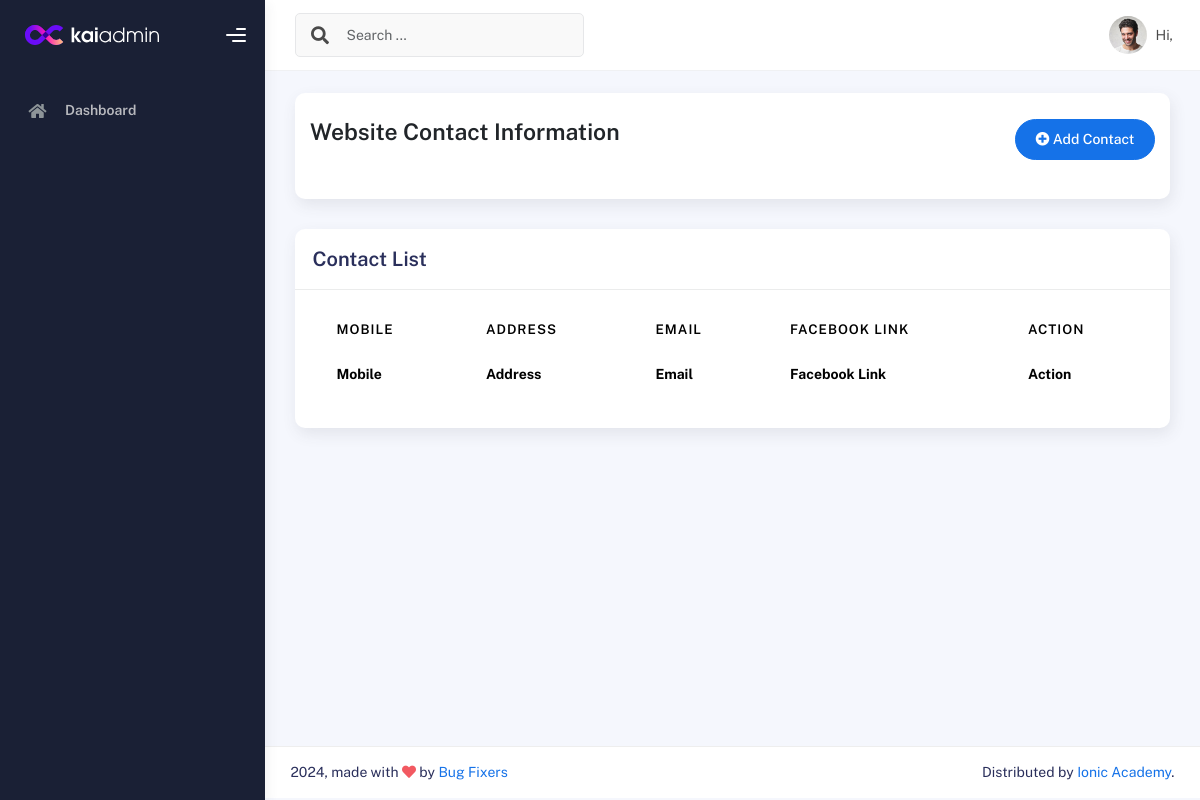
The page /contactlist/ on the database as committed earlier.
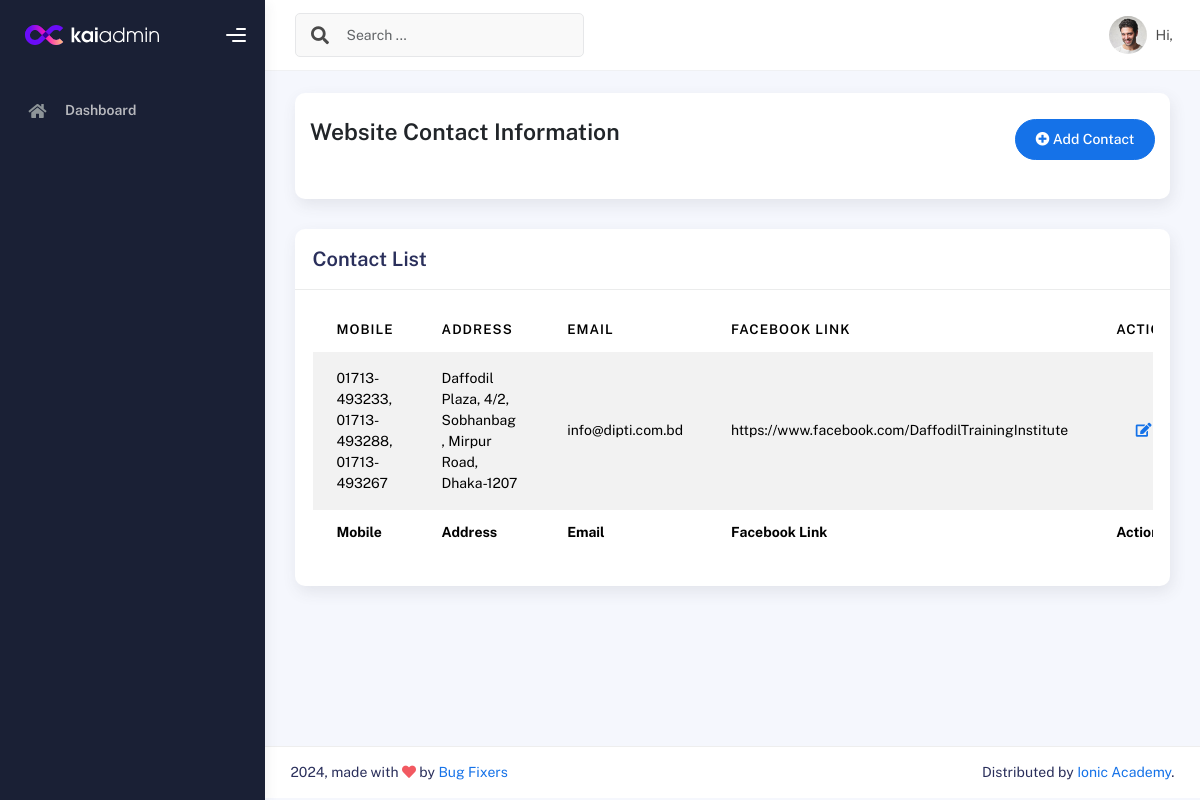
The same page on the database as committed later.
### IMSapp/models.py (models this page shows, shortened)
class WebsiteContactModel(models.Model):
    Imsuser = models.CharField(max_length=50,null=True)
    Mobile = models.CharField(max_length=50,null=True)
    Address = models.CharField(max_length=100,null=True)
    Email = models.CharField(max_length=100,null=True)
    MapLink = models.TextField(null=True)
    GithubLink =models.CharField(max_length=150,null=True)
    FacebookLink =models.CharField(max_length=150,null=True)
    YoutubeLink =models.CharField(max_length=150,null=True)
    TwitterLink =models.CharField(max_length=150,null=True)

### IMSapp/contactviews.py (the view)
# urls.py: path('contactlist/',contactlist,name="contactlist"),
def contactlist(request):
    contactdata = WebsiteContactModel.objects.all()
    return render(request,'contact/contactlist.html',{'contactdata':contactdata})

### IMSapp/templates/contact/contactlist.html (shortened to what this page needs)
{% extends "profilemaster/master.html" %}
{% block content %}
<div class="col-sm-12 col-md-12">
    <div class="card card-stats card-round">
        <div class="card-body">
            <div class="d-flex align-items-left align-items-md-center flex-column flex-md-row pt-2 pb-4">
                <div>
                    <h3 class="fw-bold mb-3">Website Contact Information</h3>
                </div>
                <div class="ms-md-auto py-2 py-md-0">
                    <a href="{% url 'addcontact' %}" class="btn btn-primary btn-round"><i class="fas fa-plus-circle"></i> Add Contact</a>
                </div>
            </div>
        </div>
    </div>
</div>
<div class="col-md-12">
    <div class="card">
      <div class="card-header">
        <h4 class="card-title">Contact List</h4>
      </div>
      <div class="card-body">
        <div class="table-responsive">
          <table id="basic-datatables" class="display table table-striped table-hover">
            <thead>
              <tr>
                <th>Mobile</th>
                <th>Address</th>
                <th>Email</th>
                <th>Facebook Link</th>
                <th>Action</th>
              </tr>
            </thead>
            <tfoot>
                <tr>
                    <th>Mobile</th>
                    <th>Address</th>
                    <th>Email</th>
                    <th>Facebook Link</th>
                    <th>Action</th>
                  </tr>
            </tfoot>
            <tbody>
              {% for i in contactdata %}
              <tr>
                <td>{{i.Mobile}}</td>
                <td>{{i.Address}}</td>
                <td>{{i.Email}}</td>
                <td>{{i.FacebookLink}}</td>
                <td>
                    <div class="form-button-action">
                      <a href="{% url 'editcontact' i.id %}" class="btn btn-link btn-primary btn-md">
                        <i class="fa fa-edit"></i>
                      </a>
                    </div>
                  </td>
              </tr>
              {% endfor %}
            </tbody>
          </table>
        </div>
      </div>
    </div>
  </div>
{% endblock content %}

### IMSapp/templates/profilemaster/master.html (shortened to what this page needs)
{% load static %}
<!DOCTYPE html>
<html lang="en">
<head>
  <link rel="stylesheet" href="{% static 'profileassets/css/bootstrap.min.css' %}" />
  <link rel="stylesheet" href="{% static 'profileassets/css/plugins.min.css' %}" />
  <link rel="stylesheet" href="{% static 'profileassets/css/kaiadmin.min.css' %}" />
  <link rel="stylesheet" href="{% static 'profileassets/css/demo.css' %}" />
</head>
<body>
  <div class="wrapper">
    {% include 'profilemaster/sidebar.html' %}
    <div class="main-panel">
        {% include 'profilemaster/header.html' %}
    <div class="container">
      <div class="page-inner">
        {% block content %}
        {% endblock content %}
        </div>
      </div>
        {% include 'profilemaster/footer.html' %}
    </div>
  </div>
</body>
</html>

### IMSapp/templates/profilemaster/sidebar.html (shortened to what this page needs)
{% load static %}
<div class="sidebar" data-background-color="dark">
  <div class="sidebar-logo">
    <div class="logo-header" data-background-color="dark">
      <a href="index.html" class="logo">
        <img src="{% static 'profileassets/img/kaiadmin/logo_light.svg' %}" alt="navbar brand" class="navbar-brand"
          height="20" />
      </a>
      <div class="nav-toggle">
        <button class="btn btn-toggle toggle-sidebar">
          <i class="gg-menu-right"></i>
        </button>
      </div>
    </div>
  </div>
  <div class="sidebar-wrapper scrollbar scrollbar-inner">
    <div class="sidebar-content">
      <ul class="nav nav-secondary">
        <li class="nav-item">
          <a href="{% url 'dashboard' %}">
            <i class="fas fa-home"></i>
            <p>Dashboard</p>
          </a>
        </li>
      </ul>
    </div>
  </div>
</div>

### IMSapp/templates/profilemaster/header.html (shortened to what this page needs)
{% load static %}
<div class="main-header">
    <nav class="navbar navbar-header navbar-header-transparent navbar-expand-lg border-bottom">
      <div class="container-fluid">
        <nav class="navbar navbar-header-left navbar-expand-lg navbar-form nav-search p-0 d-none d-lg-flex">
          <div class="input-group">
            <div class="input-group-prepend">
              <button type="submit" class="btn btn-search pe-1">
                <i class="fa fa-search search-icon"></i>
              </button>
            </div>
            <input type="text" placeholder="Search ..." class="form-control" />
          </div>
        </nav>
        <ul class="navbar-nav topbar-nav ms-md-auto align-items-center">
          <li class="nav-item topbar-user dropdown hidden-caret">
            <a class="dropdown-toggle profile-pic" data-bs-toggle="dropdown" href="#" aria-expanded="false">
              <div class="avatar-sm">
                <img src="{% static 'profileassets/img/profile.jpg' %}" alt="..." class="avatar-img rounded-circle" />
              </div>
              <span class="profile-username">
                <span class="op-7">Hi,</span>
              </span>
            </a>
          </li>
        </ul>
      </div>
    </nav>
  </div>

### IMSapp/templates/profilemaster/footer.html
<footer class="footer">
    <div class="container-fluid d-flex justify-content-between">
      <div class="copyright">
        2024, made with <i class="fa fa-heart heart text-danger"></i> by
        <a href="">Bug Fixers</a>
      </div>
      <div>
        Distributed by
        <a target="_blank" href="">Ionic Academy</a>.
      </div>
    </div>
  </footer>

Rows that differ between the two databases and show on the page:
added WebsiteContactModel: Mobile "01713-493233, 01713-493288, 01713-493267", Address "Daffodil Plaza, 4/2, Sobhanbag, Mirpur Road, Dhaka-1207", Email "info@dipti.com.bd", FacebookLink "https://www.facebook.com/DaffodilTrainingInstitute"
